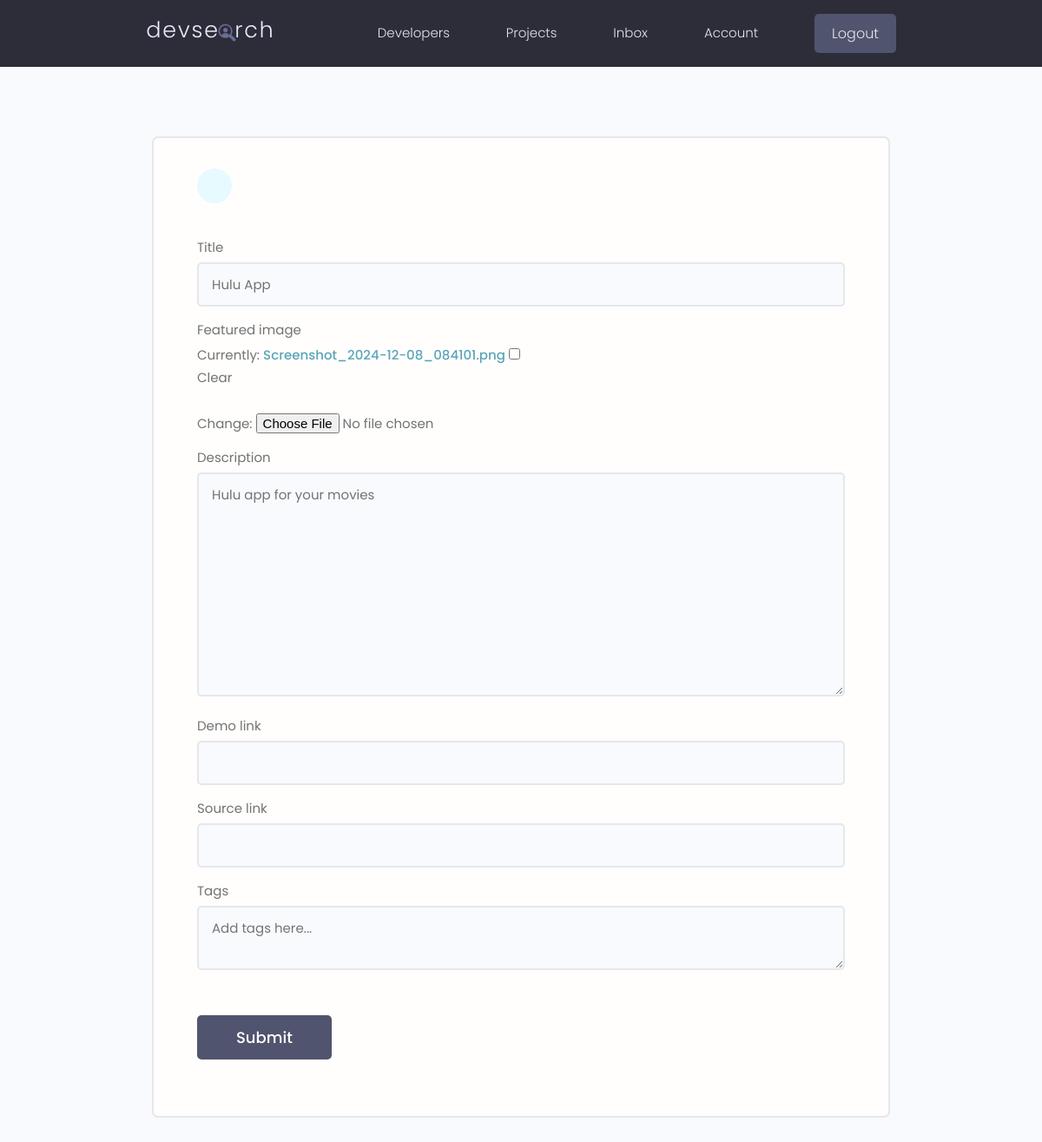
Before: /projects/update-project/7bdf8c6a-fee7-4cc8-bec2-06b606667494/ (signed in) with the older database file.
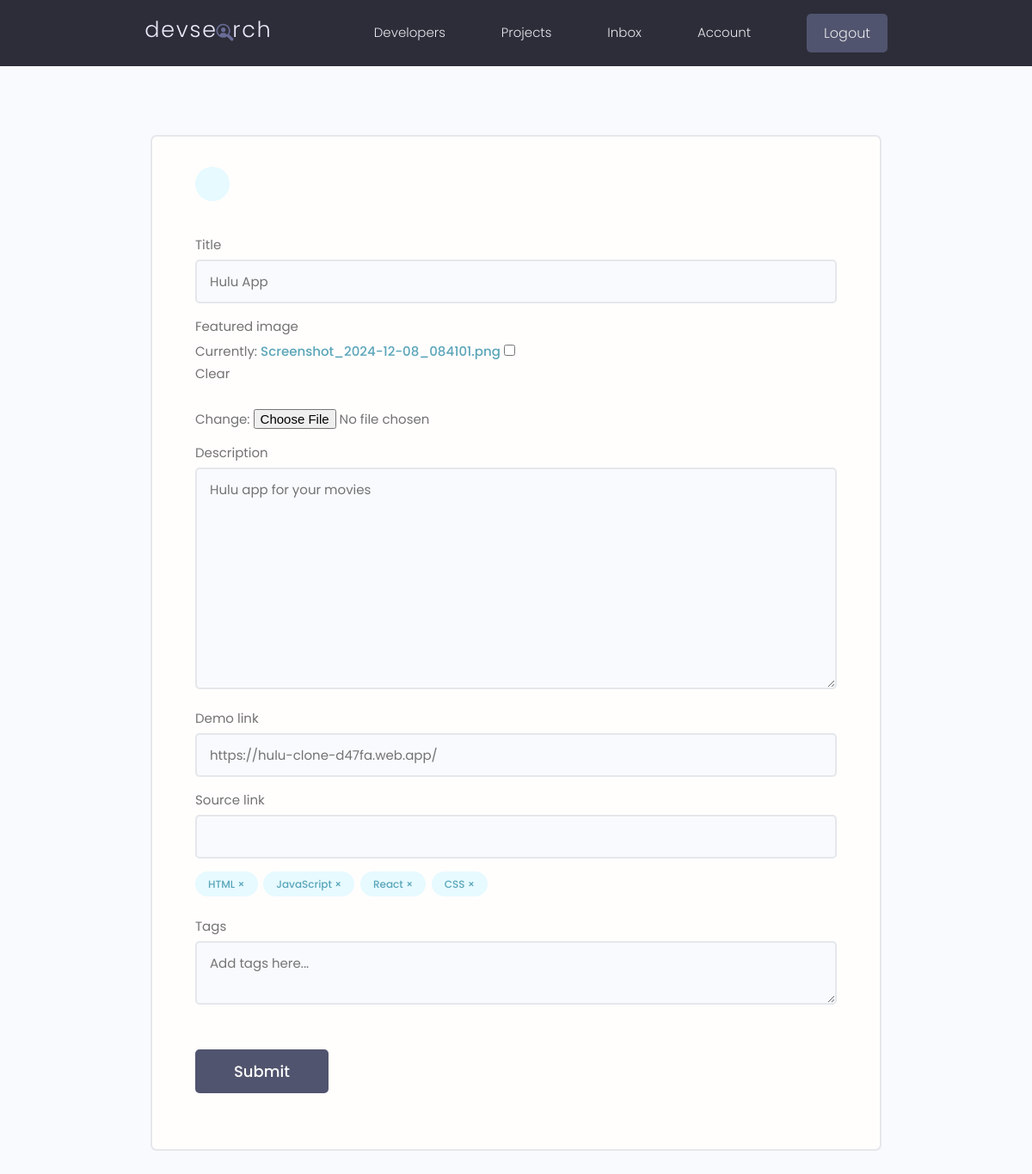
After: the same page with the newer database file.
### projects/models.py (models this page shows, shortened)
class Project(models.Model):
    owner = models.ForeignKey(
        Profile, null=True, blank=True, on_delete=models.CASCADE)
    title = models.CharField(max_length=200)
    description = models.TextField(null=True, blank=True)
    featured_image = models.ImageField(
        null=True, blank=True, default="default.jpg")
    demo_link = models.CharField(max_length=2000, null=True, blank=True)
    source_link = models.CharField(max_length=2000, null=True, blank=True)
    tags = models.ManyToManyField('Tag', blank=True)
    vote_total = models.IntegerField(default=0, null=True, blank=True)
    vote_ratio = models.IntegerField(default=0, null=True, blank=True)
    created = models.DateTimeField(auto_now_add=True)
    id = models.UUIDField(default=uuid.uuid4, unique=True,
                          primary_key=True, editable=False)
    class Meta:
        ordering = ['-vote_ratio', '-vote_total', 'title']

class Tag(models.Model):
    name = models.CharField(max_length=200)
    created = models.DateTimeField(auto_now_add=True)
    id = models.UUIDField(default=uuid.uuid4, unique=True,
                          primary_key=True, editable=False)

### projects/views.py (the view, shortened to what this page needs)
# urls.py: path('update-project/<str:pk>/', views.updateProject, name="update-project"),
@login_required(login_url="login")
def updateProject(request, pk):
    profile = request.user.profile
    project = profile.project_set.get(id=pk)
    form = ProjectForm(instance=project)
    context = {'form': form, 'project': project}
    return render(request, "projects/project_form.html", context)

### projects/forms.py
class ProjectForm(ModelForm):
    class Meta:
        model = Project
        fields = ['title', 'featured_image', 'description',
                  'demo_link', 'source_link']
        widgets = {
            'tags': forms.CheckboxSelectMultiple(),
        }
    def __init__(self, *args, **kwargs):
        super(ProjectForm, self).__init__(*args, **kwargs)
        for name, field in self.fields.items():
            field.widget.attrs.update({'class': 'input'})

### projects/templates/projects/project_form.html (shortened to what this page needs)
{% extends 'main.html' %}
{% block content %}
<main class="formPage my-xl">
    <div class="content-box">
        <div class="formWrapper">
            <a class="backButton" href="{% url 'account' %}"></a>
            <br>
            <form class="form" method="POST" enctype="multipart/form-data">
                {% for field in form %}
                <div class="form__field">
                    <label for="formInput#text">{{field.label}}</label>
                    {{field}}
                </div>
                {% endfor %}
                <div class="form__field">
                    {% for tag in project.tags.all %}
                    <div class="project-tag tag tag--pill tag--main" data-tag="{{tag.id}}"
                        data-project="{{project.id}}">{{tag.name}} &#215;</div>
                    {% endfor %}
                </div>
                <div class="form__field">
                    <label for="formInput#text">Tags</label>
                    <textarea class="input" name="newtags" placeholder="Add tags here..."></textarea>
                </div>
                <input class="btn btn--sub btn--lg  my-md" type="submit" value="Submit" />
            </form>
        </div>
    </div>
</main>
{% endblock %}

Changed rows visible on the page:
changed Project "Hulu App": demo_link (not shown) → "https://hulu-clone-d47fa.web.app/"
now on this page (row unchanged): Tag: name "HTML"
now on this page (row unchanged): Tag: name "JavaScript"
now on this page (row unchanged): Tag: name "React"
now on this page (row unchanged): Tag: name "CSS"
